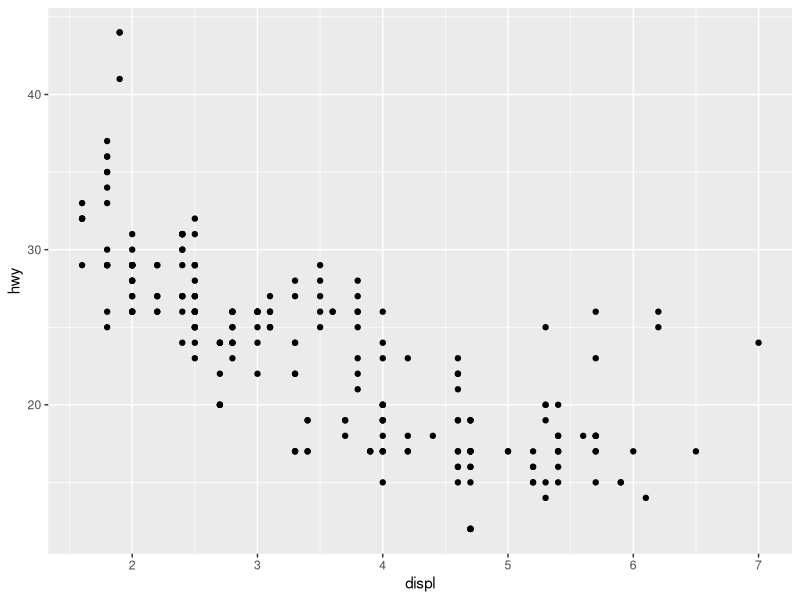
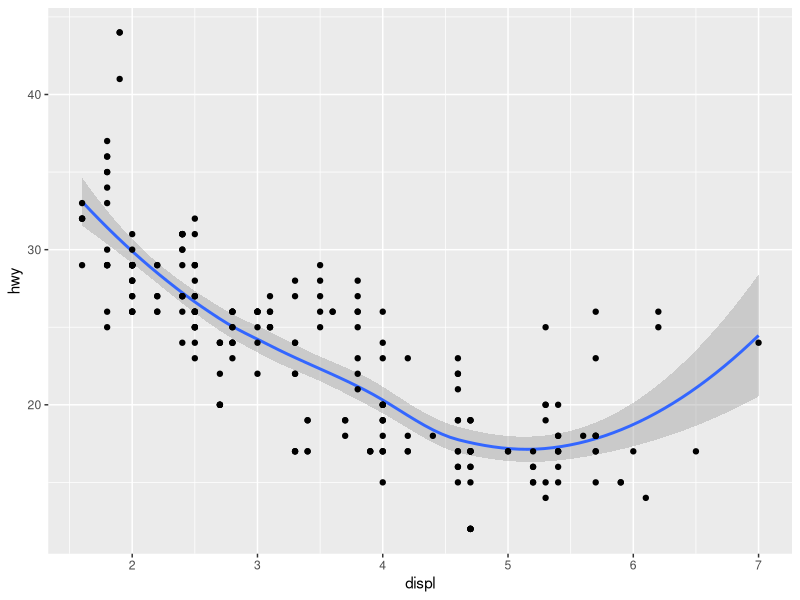
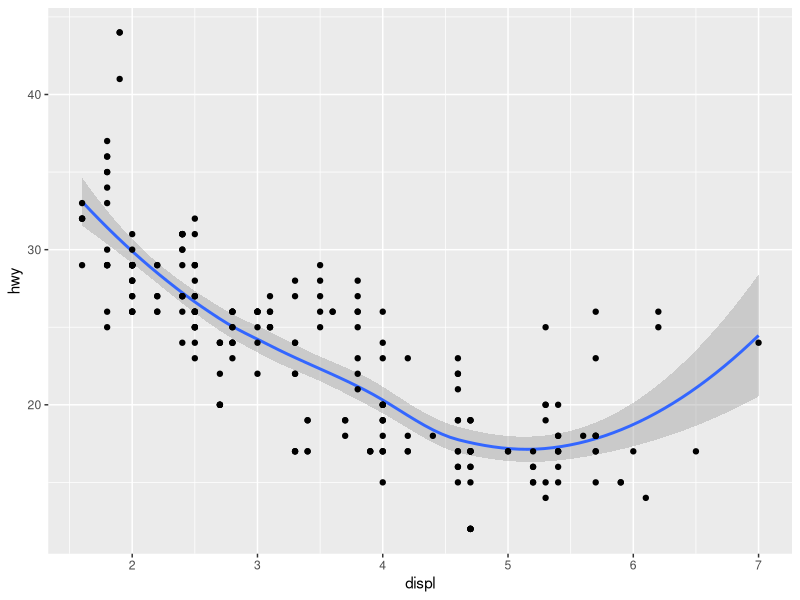
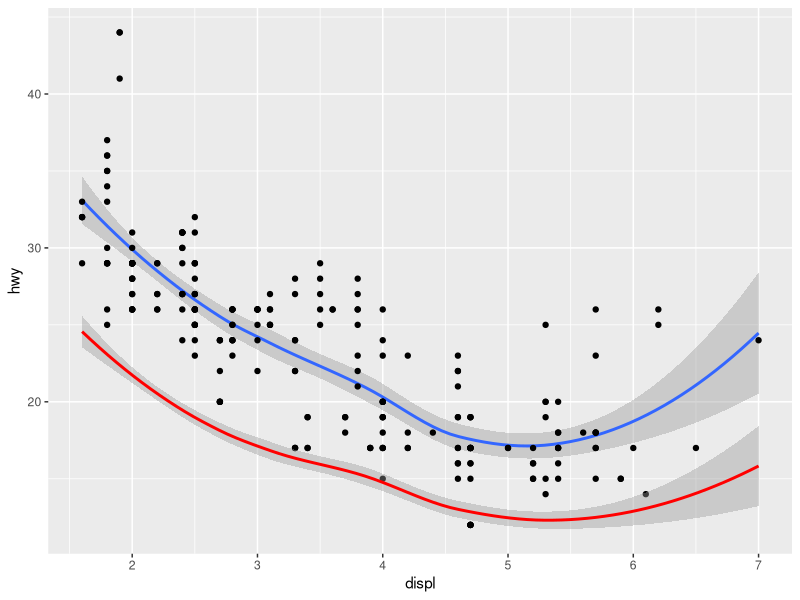
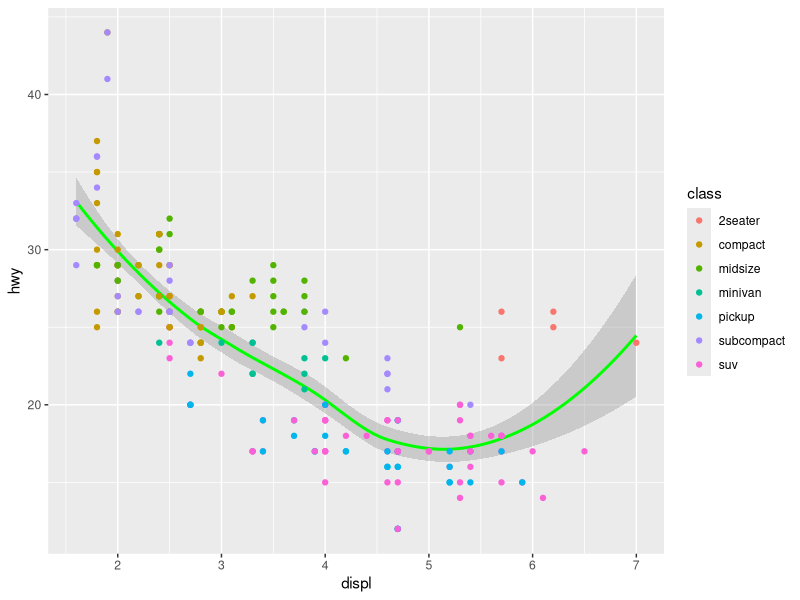
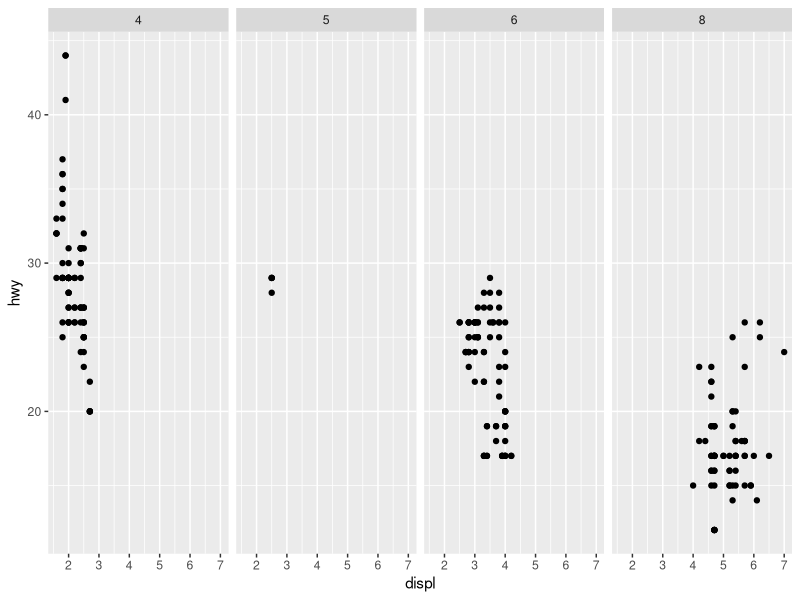
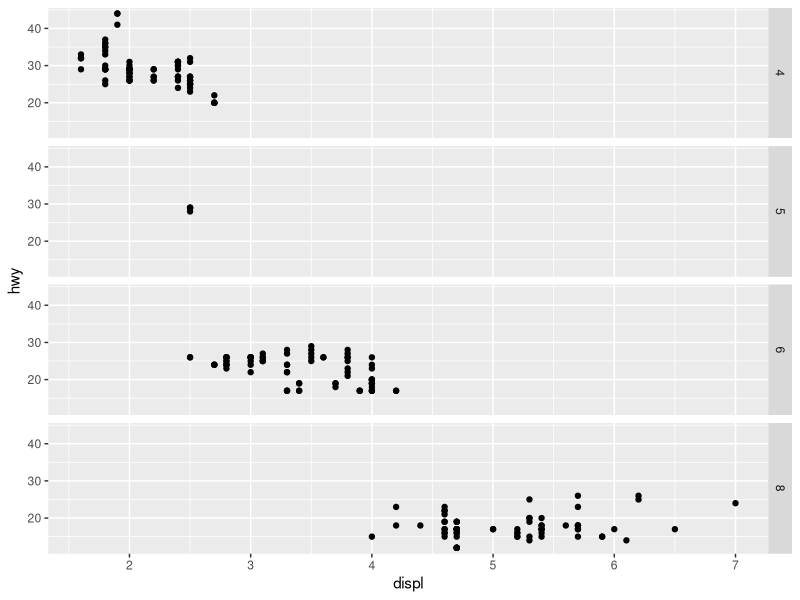
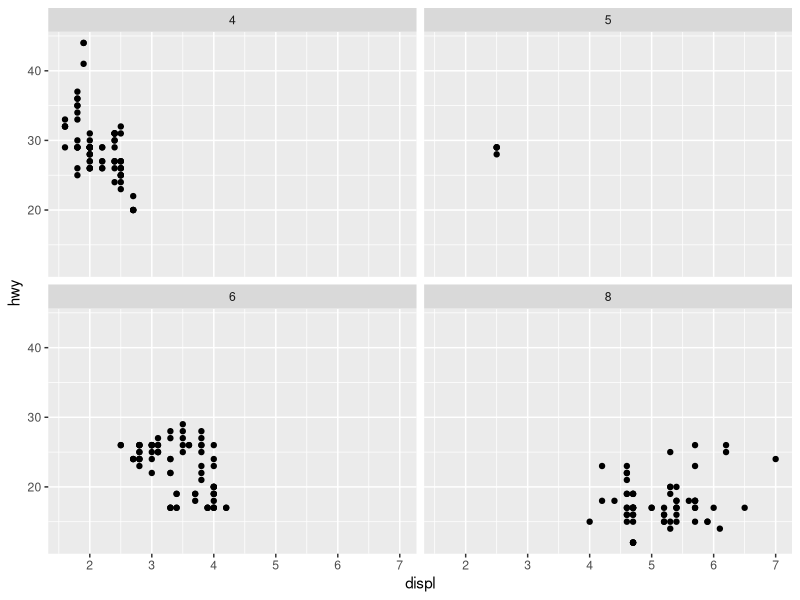

Write R code to recreate these figures, in order.
## ---- chunk 1
knitr::opts_chunk$set(echo = TRUE)
## ---- chunk 2
-sqrt(25) + (5+3)/4*7 - 2^2
5%/%3 # Integer Division
5%%3 # Modulo (remainder after division)
5 == 6
5 != 6
83 > (25 >= 23)
5 > 3 & 3 < 2
5 > 3 | 3 < 2
## ---- chunk 3
1:4
c(5,3,2,1) # Creates a list
c(12,1:4,6)
seq(from = 1, t= 10, by = 2) # Creates a vector with the given paramters
seq(1,10,2) # creates the same vector without naming the paramters
seq(1,10) # R uses the default values for any empty parameters
seq(to = 10, by = 2)
seq(by = 2, to = 10)
c(seq(1,10,2), 25, 10)
c(seq(1,10,2), 25, 10) > 12
c(seq(1,10,2), 25, 10) * 2
## ---- chunk 4
x = 5+3
(x = 5+3)
x <- 5+3
(x <- 5+3)
y <- x
y
x <- 5+3 > 2
x
x <- seq(172,23,-13)
x
## ---- chunk 5
x <- seq(172,23,-13)
x[1]    
x[c(1,3)] 
x[2:4] 
x[4:2] 
x[]
x[-1]
x[-c(1,3)]
x[x%%2==0]
y <- x[x%%2==0]
y[9] <- 10
y
## ---- chunk 6
x <-  1:20
mean(x)
max(x)
min(x)
length(x)
range(x)
prod(x)
var(x)
log(x)
sqrt(x)
## ---- chunk 7
library(tidyverse)
## ---- chunk 8
mpg # dataset built in to ggplot
summary(mpg) 
mpg$drv
## ---- chunk 9
ggplot(data = mpg) + 
  geom_point(mapping = aes(x = displ, y = hwy))
ggplot(mpg) +
  geom_smooth(aes(displ, hwy)) + geom_point(aes(displ,hwy))
## ---- chunk 10
ggplot(mpg, aes(displ,hwy)) + geom_smooth() + geom_point()

ggplot(mpg, aes(displ,hwy)) + geom_smooth() + geom_point() +
  geom_smooth(aes(displ,cty),color = "red")
## ---- chunk 11
ggplot(mpg, aes(displ,hwy)) + geom_smooth(color = "green") + geom_point(aes(color=class)) 
## ---- chunk 12
ggplot(mpg, aes(displ,hwy))  + geom_point() + facet_grid(.~cyl)
ggplot(mpg, aes(displ,hwy))  + geom_point() + facet_grid(cyl~.)
ggplot(mpg, aes(displ,hwy))  + geom_point() + facet_wrap(~cyl)
ggplot(mpg, aes(displ,hwy))  + geom_point() + facet_grid(cyl~class)
## ---- chunk 13
ggplot(mpg)  + geom_point(aes(displ,hwy,size=class),color="blue",shape=17) 

ggplot(mpg) + 
  geom_smooth(aes(displ,hwy, linetype = drv))

ggplot(mpg,aes(displ,hwy,color=drv)) + 
  geom_smooth(se=FALSE,show.legend = FALSE) +
  geom_point(size=2,show.legend = FALSE)

## ---- chunk 14
ggplot(diamonds,aes(cut)) + geom_bar()
ggplot(diamonds,aes(price)) + geom_histogram(bins=100)
## ---- chunk 15
ggplot(diamonds) + geom_bar(aes(x=cut,y=..prop..,group=1))
